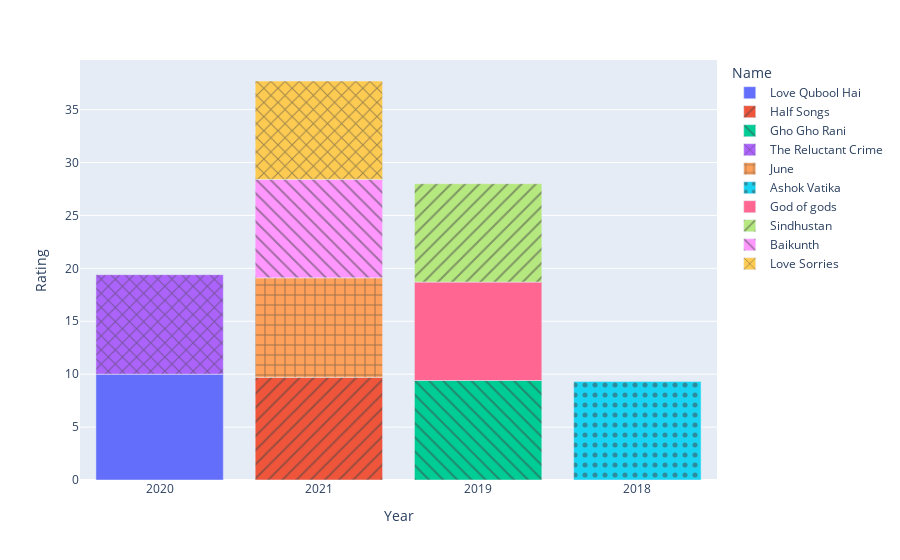

The notebook cell saved with this chart:
### Code cell
fig=px.bar(top10,x='Year',y='Rating',color='Name',pattern_shape='Name')
fig.show()

### Figure 1 — Plotly figure (JSON) as saved in the notebook; plotly's stock layout.template omitted (floating-point values rounded to 4 significant figures)
{"data": [{"alignmentgroup": "True", "hovertemplate": "Name=Love Qubool Hai<br>Year=%{x}<br>Rating=%{y}<extra></extra>", "legendgroup": "Love Qubool Hai", "marker": {"color": "#636efa", "pattern": {"shape": ""}}, "name": "Love Qubool Hai", "offsetgroup": "Love Qubool Hai", "orientation": "v", "showlegend": true, "textposition": "auto", "type": "bar", "x": ["2020"], "xaxis": "x", "y": [10], "yaxis": "y"}, {"alignmentgroup": "True", "hovertemplate": "Name=Half Songs<br>Year=%{x}<br>Rating=%{y}<extra></extra>", "legendgroup": "Half Songs", "marker": {"color": "#EF553B", "pattern": {"shape": "/"}}, "name": "Half Songs", "offsetgroup": "Half Songs", "orientation": "v", "showlegend": true, "textposition": "auto", "type": "bar", "x": ["2021"], "xaxis": "x", "y": [9.7], "yaxis": "y"}, {"alignmentgroup": "True", "hovertemplate": "Name=Gho Gho Rani<br>Year=%{x}<br>Rating=%{y}<extra></extra>", "legendgroup": "Gho Gho Rani", "marker": {"color": "#00cc96", "pattern": {"shape": "\\"}}, "name": "Gho Gho Rani", "offsetgroup": "Gho Gho Rani", "orientation": "v", "showlegend": true, "textposition": "auto", "type": "bar", "x": ["2019"], "xaxis": "x", "y": [9.4], "yaxis": "y"}, {"alignmentgroup": "True", "hovertemplate": "Name=The Reluctant Crime<br>Year=%{x}<br>Rating=%{y}<extra></extra>", "legendgroup": "The Reluctant Crime", "marker": {"color": "#ab63fa", "pattern": {"shape": "x"}}, "name": "The Reluctant Crime", "offsetgroup": "The Reluctant Crime", "orientation": "v", "showlegend": true, "textposition": "auto", "type": "bar", "x": ["2020"], "xaxis": "x", "y": [9.4], "yaxis": "y"}, {"alignmentgroup": "True", "hovertemplate": "Name=June<br>Year=%{x}<br>Rating=%{y}<extra></extra>", "legendgroup": "June", "marker": {"color": "#FFA15A", "pattern": {"shape": "+"}}, "name": "June", "offsetgroup": "June", "orientation": "v", "showlegend": true, "textposition": "auto", "type": "bar", "x": ["2021"], "xaxis": "x", "y": [9.4], "yaxis": "y"}, {"alignmentgroup": "True", "hovertemplate": "Name=Ashok Vatika<br>Year=%{x}<br>Rating=%{y}<extra></extra>", "legendgroup": "Ashok Vatika", "marker": {"color": "#19d3f3", "pattern": {"shape": "."}}, "name": "Ashok Vatika", "offsetgroup": "Ashok Vatika", "orientation": "v", "showlegend": true, "textposition": "auto", "type": "bar", "x": ["2018"], "xaxis": "x", "y": [9.3], "yaxis": "y"}, {"alignmentgroup": "True", "hovertemplate": "Name=God of gods<br>Year=%{x}<br>Rating=%{y}<extra></extra>", "legendgroup": "God of gods", "marker": {"color": "#FF6692", "pattern": {"shape": ""}}, "name": "God of gods", "offsetgroup": "God of gods", "orientation": "v", "showlegend": true, "textposition": "auto", "type": "bar", "x": ["2019"], "xaxis": "x", "y": [9.3], "yaxis": "y"}, {"alignmentgroup": "True", "hovertemplate": "Name=Sindhustan<br>Year=%{x}<br>Rating=%{y}<extra></extra>", "legendgroup": "Sindhustan", "marker": {"color": "#B6E880", "pattern": {"shape": "/"}}, "name": "Sindhustan", "offsetgroup": "Sindhustan", "orientation": "v", "showlegend": true, "textposition": "auto", "type": "bar", "x": ["2019"], "xaxis": "x", "y": [9.3], "yaxis": "y"}, {"alignmentgroup": "True", "hovertemplate": "Name=Baikunth<br>Year=%{x}<br>Rating=%{y}<extra></extra>", "legendgroup": "Baikunth", "marker": {"color": "#FF97FF", "pattern": {"shape": "\\"}}, "name": "Baikunth", "offsetgroup": "Baikunth", "orientation": "v", "showlegend": true, "textposition": "auto", "type": "bar", "x": ["2021"], "xaxis": "x", "y": [9.3], "yaxis": "y"}, {"alignmentgroup": "True", "hovertemplate": "Name=Love Sorries<br>Year=%{x}<br>Rating=%{y}<extra></extra>", "legendgroup": "Love Sorries", "marker": {"color": "#FECB52", "pattern": {"shape": "x"}}, "name": "Love Sorries", "offsetgroup": "Love Sorries", "orientation": "v", "showlegend": true, "textposition": "auto", "type": "bar", "x": ["2021"], "xaxis": "x", "y": [9.3], "yaxis": "y"}], "layout": {"barmode": "relative", "legend": {"title": {"text": "Name"}, "tracegroupgap": 0}, "margin": {"t": 60}, "xaxis": {"anchor": "y", "domain": [0, 1], "title": {"text": "Year"}}, "yaxis": {"anchor": "x", "domain": [0, 1], "title": {"text": "Rating"}}}}
